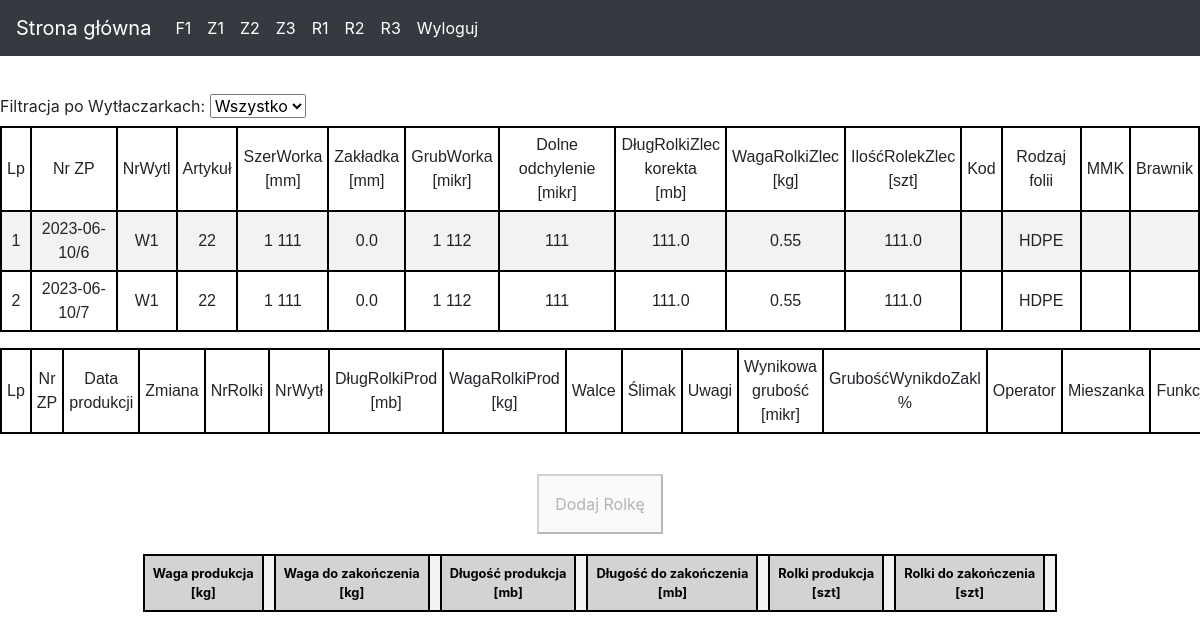
Page /planFolia (signed in) on the committed database.
### events/models.py (models this page shows, shortened)
class Zamowienie(models.Model):
    NrZp = models.CharField("NrZp", max_length=20)
    Data = models.DateField()
    Kod = models.CharField(max_length=20, blank=True, null=True, default='')
    Artykul = models.CharField(max_length=30)
    NrWyt = models.IntegerField()
    Status = models.IntegerField()
    Rodzaj = models.IntegerField()
    MMK = models.CharField(max_length=20, blank=True, null=True , default='')
    Barwnik = models.CharField(max_length=20, blank=True, null=True, default='' )
    Uwagi = models.CharField(max_length=40, blank=True, null=True , default='')
    IloscZlec = models.IntegerField()
    SzerWorka = models.IntegerField()
    SzerRekawa = models.IntegerField()
    Zakladka = models.FloatField()
    DlugWorka = models.IntegerField()
    GrubWorka = models.IntegerField()
    DolneOdch = models.IntegerField()
    DlugFoilPlan_Korekta = models.FloatField()
    WagaFoliZlec = models.FloatField()
    DlugFoliPlan = models.FloatField()
    IloscRolekZlec = models.FloatField()
    DlugRolkiZlec_Korekta = models.FloatField()
    DlugRolkiPlan = models.FloatField()
    DlugFoliZlec_Korekta = models.FloatField()
    WagaRolkiZlec = models.FloatField()

### events/views.py (the view)
# urls.py: path('planFolia', foliaPlanning.as_view(), name="PlanFolia.views.index"), #3  # 3
class foliaPlanning(LoginRequiredMixin, ListView):
    model = Zamowienie
    template_name = "Doc2/procFolia.html"
    queryset = Zamowienie.objects.filter(Status=1)
    def get_context_data(self, **kwargs):
        context = super().get_context_data(**kwargs)
        serializer = ZamSerializer(context['object_list'], many=True)
        if self.request.GET.get('selected_id'):
            context['selected_id'] = unquote(self.request.GET.get('selected_id'))
        context['serialized_data'] = serializer.data
        context['status_dict'] = status_dict
        context['nrwyt_dict'] = nrwyt_dict
        context['folia_dict'] = folia_dict
        return context

### events/views.py (called while the page is built)
@register.filter
def readable_integer(value):
    readable = str(value).split(".")[0][::-1]
    readable = [readable[i:i+3][::-1] for i in range(0, len(readable), 3)]
    if len(str(value).split(".")) == 1:
        end = ""
    else:
        end = "." + str(value).split(".")[1]
    return " ".join(readable[::-1]) + end

@register.filter
def get_item(dictionary, key):
  return dictionary.get(key)

### events/templates/Doc2/procFolia.html (shortened to what this page needs)
{% load static %}
<!DOCTYPE html>
<html lang="en">
<head>
    <link rel="stylesheet" href="https://cdn.jsdelivr.net/npm/bootstrap@4.3.1/dist/css/bootstrap.min.css">
    <link rel="stylesheet" type="text/css" href={% static "css/table.css" %}>
</head>
<body>
    {% include 'navbar.html' %}
    <br>
    <label for="filter-column">Filtracja po Wytłaczarkach:</label>
    <select id="filter-column">
      <option value="">Wszystko</option>
    </select>
    <br>
    {% include 'Doc2/ProcFoliaTable1.html' %}
        {% include 'Doc2/ProcFoliaTable2.html' %}
    <br>
    <div style="display: flex; flex-direction: column; align-items: center;">
  <button class="p-3 d-block float-right" id="btn-below" disabled>Dodaj Rolkę</button>
  <div style="margin-top: 20px;">
     {% include 'Doc2/ProcFoliaTable3.html' %}
  </div>
</div>
</body>
</html>

### events/templates/Doc2/ProcFoliaTable1.html (shortened to what this page needs)
{% load static %}
{% block table %}
    <div class=" w-100 overflow-hiden ">
    <div class="row">
        <div class="col-12">
            <div class="data_table">
                <table id="mainTable" class="table table-striped table-bordered small">
                <thead>
	<tr>
		<td>Lp</td>
		<td>Nr ZP</td>
		<td>NrWytl</td>
		<td colspan="3">Artykuł</td>
		<td>SzerWorka<br>[mm]</td>
		<td>Zakładka<br>[mm]</td>
		<td>GrubWorka<br>[mikr]</td>
		<td>Dolne odchylenie<br>[mikr]</td>
		<td>DługRolkiZlec<br>korekta<br>[mb]</td>
		<td>WagaRolkiZlec<br>[kg]</td>
		<td>IlośćRolekZlec<br>[szt]</td>
		<td>Kod</td>
		<td>Rodzaj folii</td>
		<td>MMK</td>
		<td>Brawnik</td>
	</tr>
                </thead>
                <tbody>
                    {% for post in serialized_data %}
	<tr id="special">
		<td rowspan="3"  class="counter-cell"> {{ forloop.counter }}</td>
		<td rowspan="3" data-id="{{ post.NrZp }}" {% if selected_id == post.NrZp %} class="selected-cell"  {% endif %}>{{ post.NrZp }}</td>
		<td rowspan="3">{{ nrwyt_dict|get_item:post.NrWyt }}</td>
		<td colspan="3" rowspan="3">{{ post.Artykul }}</td>
		<td rowspan="3">{{ post.SzerWorka | readable_integer }}</td>
		<td rowspan="3">{{ post.Zakladka | readable_integer }}</td>
		<td rowspan="3">{{ post.GrubWorka | readable_integer }}</td>
		<td rowspan="3">{{ post.DolneOdch | readable_integer }}</td>
		<td rowspan="3">{{ post.DlugRolkiZlec_Korekta | readable_integer  }}</td>
		<td rowspan="3">{{ post.WagaRolkiZlec | readable_integer }}</td>
		<td rowspan="3">{{ post.IloscRolekZlec | readable_integer }}</td>
		<td rowspan="3">{{ post.Kod | default_if_none:'' }}</td>
		<td rowspan="3">{{ folia_dict|get_item:post.Rodzaj }}</td>
		<td rowspan="3">{{ post.MMK | default_if_none:''}} </td>
		<td rowspan="3"> {{ post.Barwnik | default_if_none:''}}</td>
	</tr>
	<tr>
	</tr>
                    {% endfor %}
                </tbody>
</table>
      </div>
        </div>
    </div>
</div>
{%  endblock %}

### assets/css/table.css (style rules this page uses)
.table { border:none; border-collapse: collapse; padding-bottom: 10px; }
.table td { border-bottom: 2px solid black; border-top: 2px solid black; border-left: 2px solid #000; border-right: 2px solid #000; font-size: 1em; padding: 5px !important; height: 1px; text-align: center; vertical-align: middle; font-family: 'Trebuchet MS', sans-serif; }
.table td:first-child { border-left: 2px solid #000; }
.table td:last-child { border-right: 2px solid #000; }

### events/templates/Doc2/procFolia.html (style rules this page uses)
.data_table table { font-size: 16px; width: 100%; }
.data_table th, .data_table td { padding: 8px; }

### events/templates/navbar.html (style rules this page uses)
body { padding-top: 70px; }

### rows in the picture
Zamowienie: NrZp "2023-06-10/6", Artykul "22", Zakladka|readable_integer "0.0", DlugRolkiZlec_Korekta|readable_integer "111.0", WagaRolkiZlec|readable_integer "0.55", IloscRolekZlec|readable_integer "111.0"
Zamowienie: NrZp "2023-06-10/7", Artykul "22", Zakladka|readable_integer "0.0", DlugRolkiZlec_Korekta|readable_integer "111.0", WagaRolkiZlec|readable_integer "0.55", IloscRolekZlec|readable_integer "111.0"

### other values in the picture
{{ nrwyt_dict|get_item:post.NrWyt }} "W1" "W1"
{{ post.SzerWorka | readable_integer }} "1 111" "1 111"
{{ post.GrubWorka | readable_integer }} "1 112" "1 112"
{{ post.DolneOdch | readable_integer }} "111" "111"
{{ folia_dict|get_item:post.Rodzaj }} "HDPE" "HDPE"
